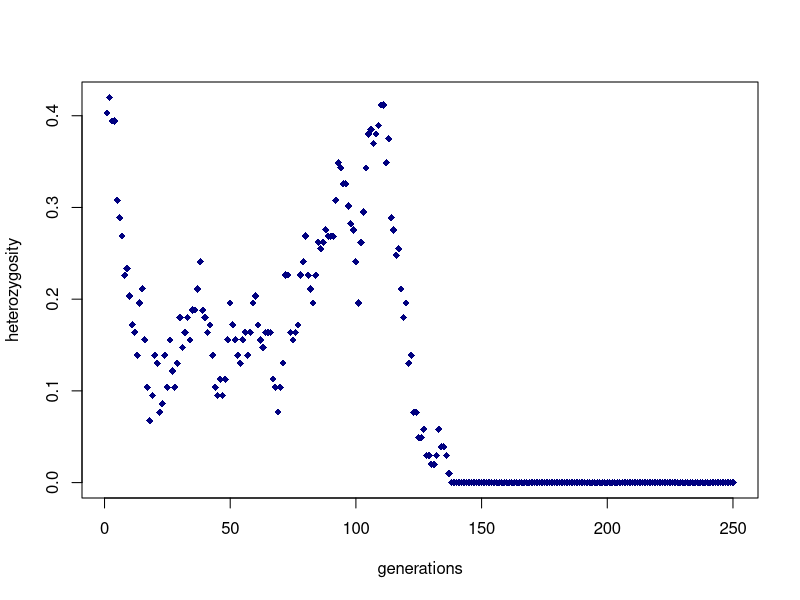
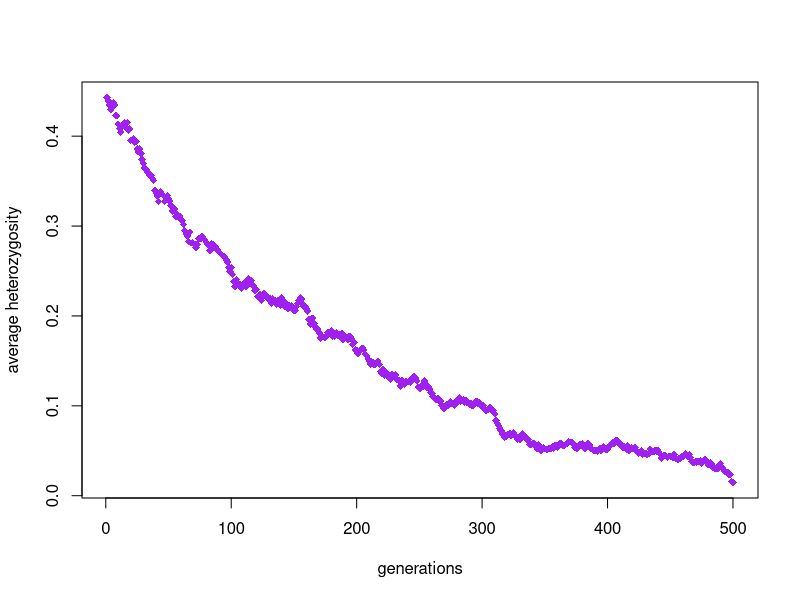
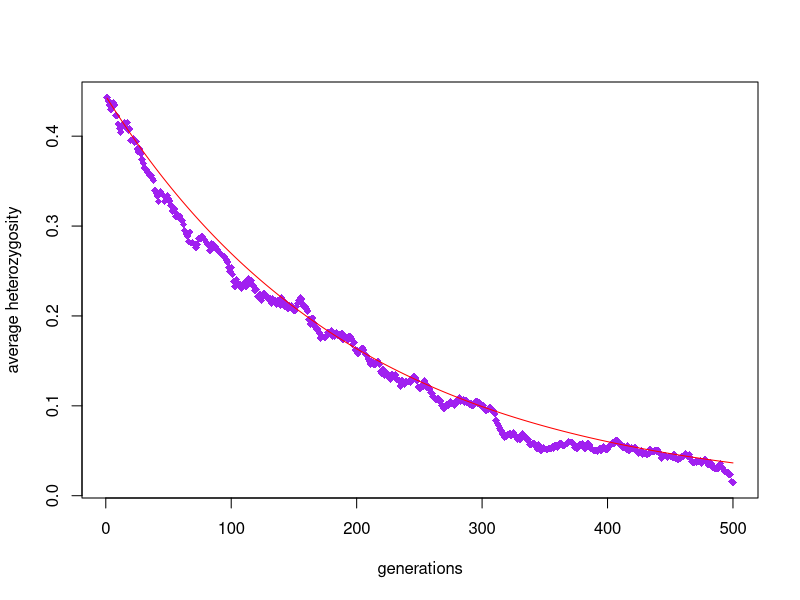
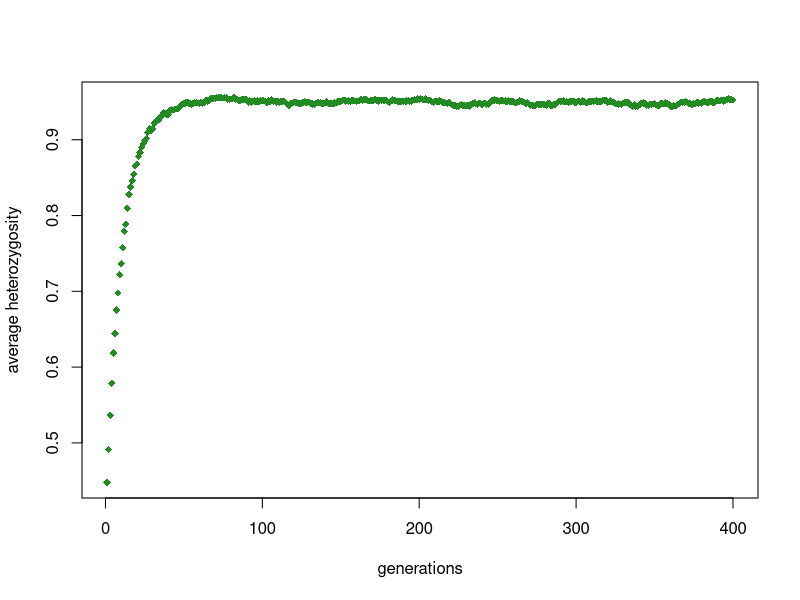
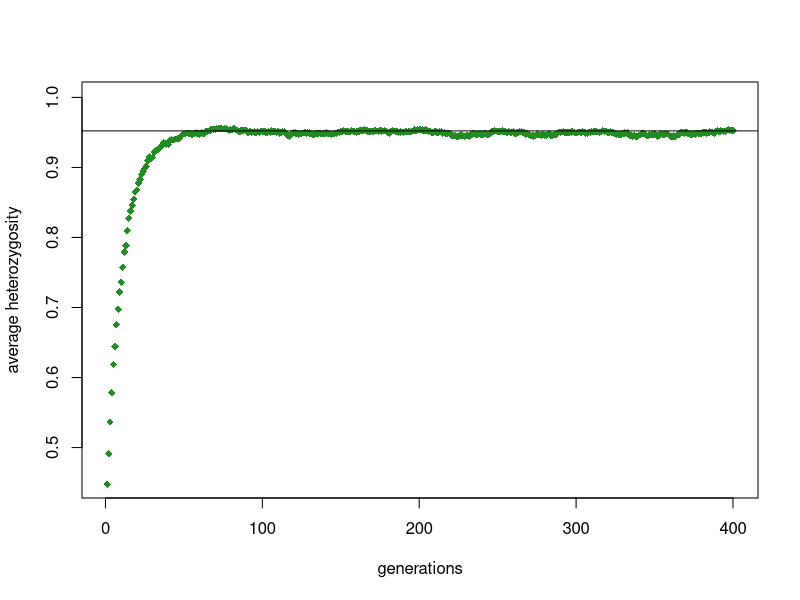
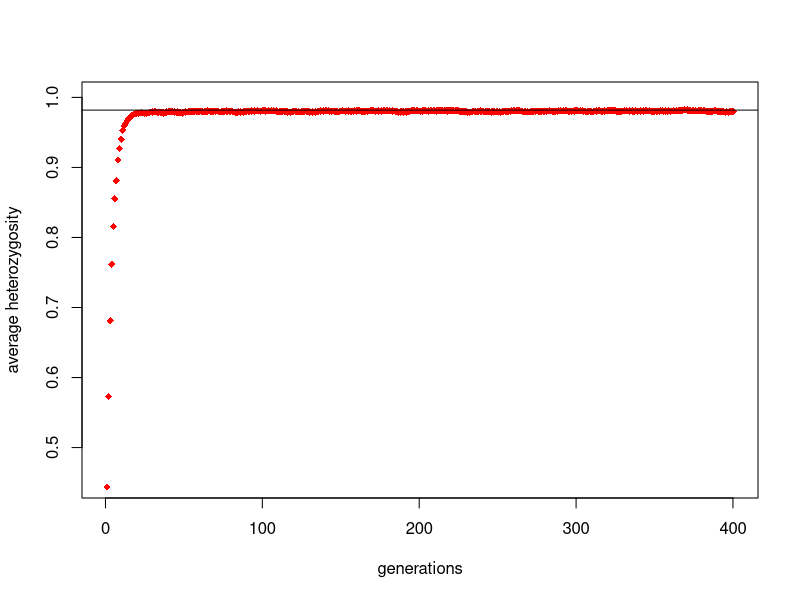

Generate these figures, in order, with R:
## ---- chunk 1
knitr::opts_chunk$set(prompt=FALSE, comment="", fig.width=6, fig.height=6)
## ---- chunk 2
wf <- function(N, ngens, p0=1/3, mu=0) {
 N <- 2*N  # diploid adjustment
 # initialize an empty matrix
 gns <- matrix(NA, nrow=ngens, ncol=N)
 # initialize the first generation, with two alleles, one at freq
 # p0
 alleles <- 2
 gns[1, ] <- sample(1:2, N, replace=TRUE, prob=c(p0, 1-p0))
 for (i in 2:ngens) {
  gns[i, ] <- gns[i-1, sample(1:N, N, replace=TRUE)]
  if (mu > 0) {
    # add mutations to this generation
    muts <- rbinom(N, 1, prob=mu)
    new_alleles <- sum(muts)
    alleles <- alleles + new_alleles
    if (new_alleles) {
      # there are mutations, add to population.
      gns[i, ] <- ifelse(muts, sample(alleles), gns[i, ])
    }
  }
 }
 gns
}
## ---- chunk 3
alleles <- c(1, 1, 1, 1, 2, 2, 3)
table(alleles)
## ---- chunk 4
het <- function(x) {
  allelefreq <- table(x)
  1-sum((allelefreq/sum(allelefreq))^2)
  #heterozygosity is one minus the sum of all the homozygous probabilities
  #each homozygosity is the allele frequency (number of that allele out of the total number) squared
}
## ---- chunk 5
# not shown 
het <- function(x) {
 tbl <- table(x)
 1 - sum((tbl/sum(tbl))^2)
}
## ---- chunk 6
het(alleles)
## ---- chunk 7
set.seed(0)  # ensures your random results are same as discussed below
wf(N=10, ngens=2)
## ---- chunk 8
sim <- wf(N=10, ngens=2)
het(sim[1, ])
het(sim[2, ])
## ---- chunk 9
d <- matrix(c(3, 1, 1, 2,
              1, 1, 3, 1), byrow=TRUE, nrow=2)
apply(d, 1, sum)
## ---- chunk 10
A <- wf(N=100,ngens = 250)
B <- apply(A,1,het)
plot(1:250,B, xlab = "generations" , ylab = "heterozygosity",pch=18, col="navyblue")
## ---- chunk 11
het_sim <- function(N, ngens, p0=1/3, mu=0) {
  sim <- wf(N=N, ngens=ngens, p0=p0, mu=mu)
  # ADD heterozygosity calculation here, and return vector
  # of heterozygosity per generation (uses apply())
  (sum(apply(sim,1,het)))/ngens
  #takes each row of "sim" and runs het function on it, add all of those together and divide by the total number of generations
  #yields a vector of heterozygosity per generation
}
## ---- chunk 12
het_sim <- function(N, ngens, p0=1/3, mu=0) {
  sim <- wf(N=N, ngens=ngens, p0=p0, mu=mu)
  # ADD heterozygosity calculation here, and return vector
  # of heterozygosity per generation (uses apply())
  apply(sim,1,het)
  #takes each row of "sim" and runs het function on it
  #yields a vector of heterozygosity for every generation
}
## ---- chunk 13
reps <- replicate(2, het_sim(100, 200))
## ---- chunk 14
reps30 <- replicate(30,het_sim(100,500))
## ---- chunk 15
Y <- rowMeans(reps30)
## ---- chunk 16
plot(1:500,Y, col="purple",pch=18,xlab="generations",ylab="average heterozygosity")
## ---- chunk 17
#H_t = H_o*exp(-t/(2*N))
t <- 500
N <- 100
p <- 1/3
H_o <- 2*p*(1-p)
H_t <- H_o*exp(-(seq(1,500))/(2*N))
plot(1:500,Y, col="purple",pch=18,xlab="generations",ylab="average heterozygosity")
lines(seq(1,500),H_t,col="red")
## ---- chunk 18
# your simulation and plot code here
repsmu <- replicate(30,het_sim(N=100,ngens=400,mu=exp(-3)))
plot(1:400,rowMeans(repsmu), col="forestgreen",pch=18,xlab="generations",ylab="average heterozygosity")
## ---- chunk 19
#equilibrium heterozygosity in a population at equilibrium between mutation and drift
#H=(4*N*mu)/(1+(4*N*mu))
N <- 100
mu <- exp(-3)
H <- (4*N*mu)/(1+(4*N*mu))
plot(1:400,rowMeans(repsmu), col="forestgreen",pch=18,xlab="generations",ylab="average heterozygosity",ylim = c(.45,1))
abline(h=H)
## ---- chunk 20
repsmu2 <- replicate(30,het_sim(N=100,ngens=400,mu=exp(-2)))
plot(1:400,rowMeans(repsmu2),col="red",pch=18,xlab="generations",ylab="average heterozygosity",ylim = c(.45,1))
mu2 <- exp(-2)
H2 <- (4*N*mu2)/(1+(4*N*mu2))
abline(h=H2)
